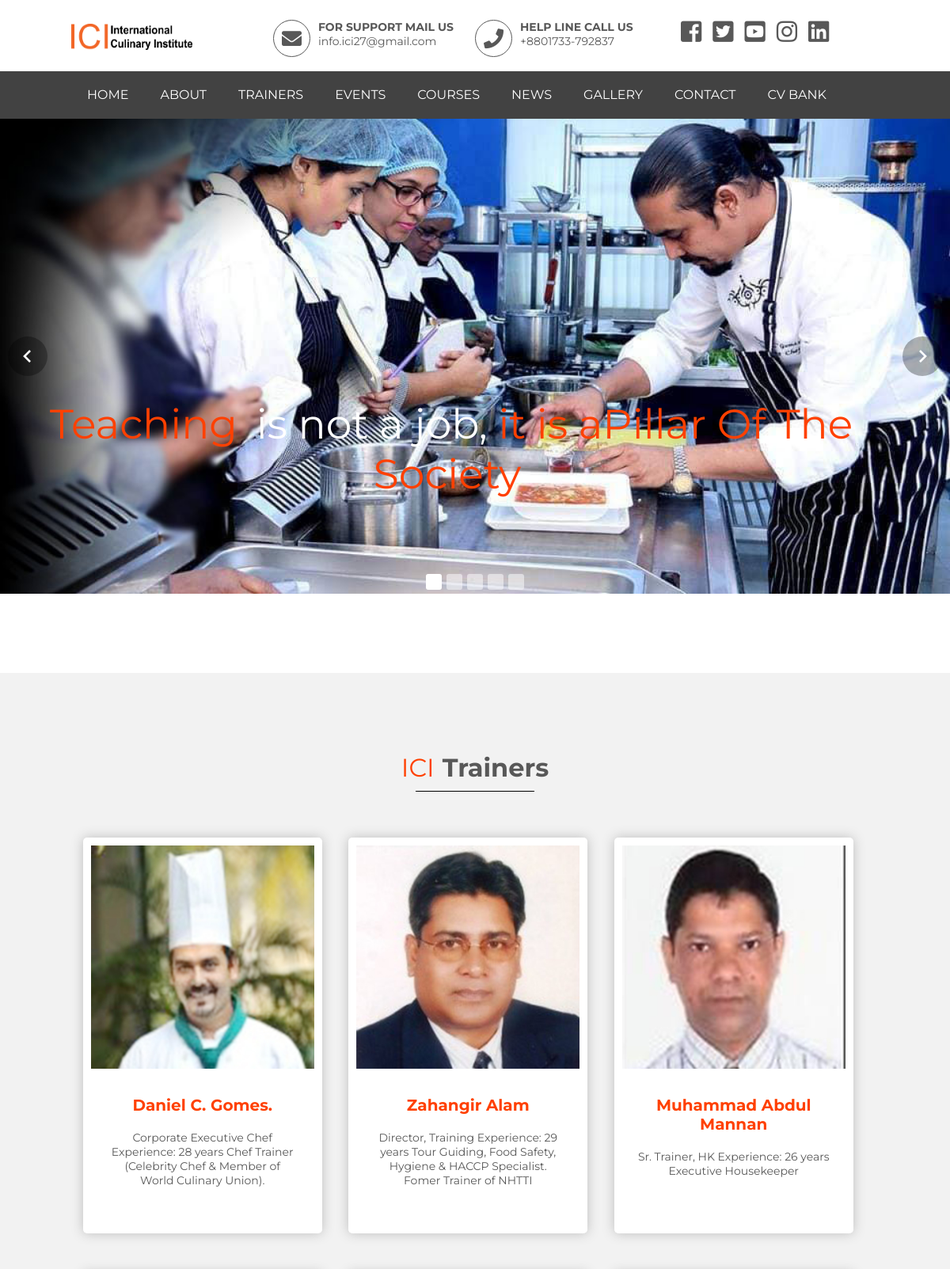
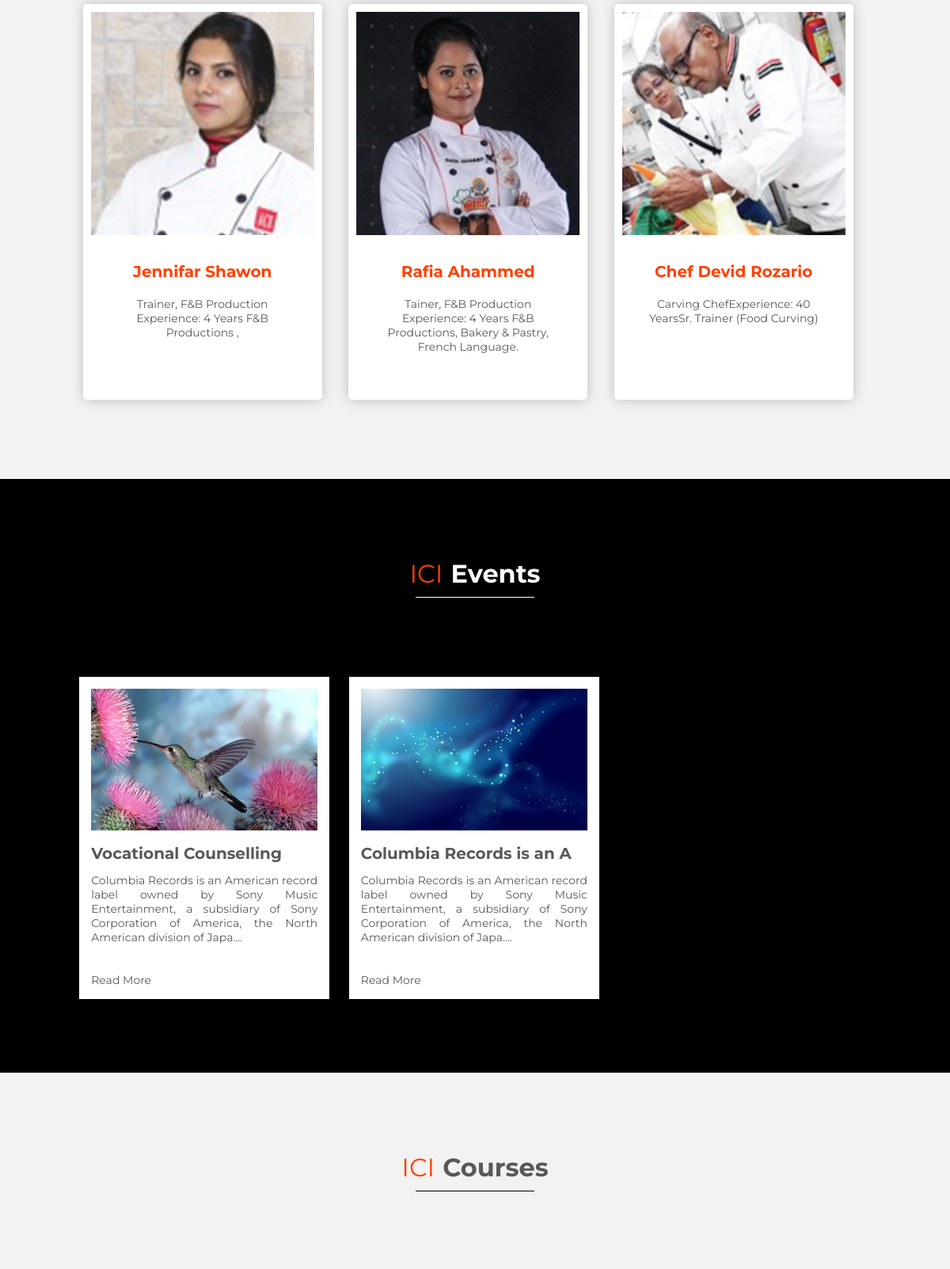
The page / (upper part) on the database its author committed (2 pictures, top to bottom).
### tables this page shows
CREATE TABLE `gallery` (
  `imgid` int(11) NOT NULL,
  `imtitle` varchar(300) NOT NULL,
  `img` varchar(300) NOT NULL,
  `slider` int(10) NOT NULL
);

CREATE TABLE `trainers` (
  `trainersid` int(11) NOT NULL,
  `name` varchar(300) NOT NULL,
  `detalis` varchar(1000) NOT NULL,
  `timg` varchar(300) NOT NULL,
  `Email` varchar(300) NOT NULL,
  `Phone` varchar(300) NOT NULL
);

CREATE TABLE `events` (
  `evenid` int(11) NOT NULL,
  `eventitle` varchar(300) NOT NULL,
  `from_date` datetime NOT NULL,
  `to_date` datetime NOT NULL,
  `evenimg` varchar(255) NOT NULL,
  `ditails` varchar(1000) NOT NULL
);

### index.php (called while the page is built, shortened)
<?php
include 'inc/header.php';
include 'inc/slider.php';
include 'inc/trainer.php';
include 'inc/event.php';
include 'inc/courses.php';
include 'inc/footer.php';
?>

### conf/class.php (called while the page is built, shortened)
<?php
	class icibd{
		public function slider(){
			global $conn ;
			$query = $conn->prepare("SELECT * FROM 	gallery WHERE slider='1' ");
			$query-> execute();
			return $query->fetchAll ();
		}
		public function trainers(){
			global $conn ;
			$query = $conn->prepare("SELECT * FROM 	trainers ");
			$query-> execute();
			return $query->fetchAll ();
		}
		public function icievents(){
			global $conn ;
			$query = $conn->prepare("SELECT * FROM 	events ");
			$query-> execute();
			return $query->fetchAll ();
		}
} ?>

### inc/trainer.php (the view)
<div class="ovjectivetraner">
		<div class="ovjective">
		<div class="headingtitle"><h1><span>ICI</span>Trainers</h1><hr></div>
		<?php
			$icitrainer = new icibd;
			$trainers = $icitrainer->trainers();
			foreach ($trainers as $icitrainer) {?>
			<div id="Trainers" class="Trainerholder">
				<div class="Trainer">
					<img src="img/trainar/<?php echo $icitrainer['timg']; ?>" alt="" >
					<h1><?php echo $icitrainer['name']; ?></h1>
					<h5><?php echo $icitrainer['detalis']; ?></h5>
				</div>
			</div>
		<?php } ?>
	</div>
</div>

### inc/header.php (shortened to what this page needs)
<?php
	include 'conf/conn.php';
	include 'conf/class.php';
?>
<!DOCTYPE html>
<html>
<head>
	<link rel="stylesheet" type="text/css" href="css/main.css">
	<link rel="stylesheet" type="text/css" href="css/bootstrap.css">
	<link rel="stylesheet" href="https://use.fontawesome.com/releases/v5.5.0/css/all.css">
	<link rel="stylesheet" href="css/my-slider.css"/>
</head>
<body>
	<div id="Home" class="headeinfo">
			<div class="logo"><img src="img/logo/logo.png" alt="ici logo" ></div>
		<div class="callmail">
			<i class="fas fa-envelope"></i>
			<h1> for Support mail Us</h1><br>
			<p>info.ici27@gmail.com</p>
		</div>
		<div class="callmail">
			<i class="fas fa-phone"></i>
			<h1> Help Line call Us</h1><br>
			<p>+8801733-792837</p>
		</div>
		<div class="social">
			<ul>
				<li><a href="https://www.facebook.com/ICI.InternationalCulinaryInstitute/" target="_blank"><i class="fab fa-facebook-square"></i></a></li>
				<li><a href="https://twitter.com/CulinaryIci"target="null" ><i class="fab fa-twitter-square"></i></a></li>
				<li><a href="https://www.youtube.com/channel/UCfv5U5pmg44UJtAZ7cXXF2A" target="_blank"><i class="fab fa-youtube-square"></i></a></li>
				<li><a href="https://www.instagram.com/ici_culinary_institute/" target="_blank"><i class="fab fa-instagram"></i></a></li>
				<li><a href="https://www.linkedin.com/in/ici-international-culinary-institute-059163177/" target="_blank"><i class="fab fa-linkedin"></i></a></li>
			</ul>
		</div>
	</div>
	<div id="mnav" class="main_manu">
		<ul>
			<li><a href="index.php#Home">Home</a></li>
			<li><a href="/ici/#Events">About</a></li>
			<li><a href="#Trainers">Trainers</a></li>
			<li><a href="#Events">Events</a></li>
			<li><a href="#Courses">Courses</a></li>
			<li><a href="#News">News</a></li>
			<li><a href="#gallery">Gallery</a></li>
			<li><a href="#Contact">Contact</a></li>
			<li><a href="">CV Bank</a></li>
		</ul>
	</div>

### inc/slider.php
<div class="slider">
	<div class="ism-slider" data-play_type="loop" data-interval="3000" id="ici">
	  <ol>
  	<?php
		$icislider = new icibd;
		$sliders = $icislider->slider();
		foreach ($sliders as $icislider) {?>
	    <li>
		    <img src="img/gallery/<?php echo $icislider['img']; ?>">
		    <div class="caption"><?php echo $icislider['imtitle']; ?></div>
	    </li>
	<?php } ?>
	  </ol>
	</div>
</div>

### inc/event.php (shortened to what this page needs)
<div id="Events" class="eventnewes">
	<div class="headingtitle">
			<h1 style="color: #fff;" ><span>ICI</span>Events</h1><hr style="background-color: #fff;" >
		</div>
	<div class="evnewscontent">
	<?php
		$icievent = new icibd;
		$event = $icievent->icievents();
		foreach ($event as $icievent) {?>
		<div class="evnewsholder">
			<div class="evnews">
				<img src="img/blog/<?php echo $icievent['evenimg']; ?>">
				<h1><?php echo $icievent['eventitle']; ?></h1>
				<p><?php echo substr($icievent['ditails'],0,160); ?>....<br><br><br><a href="icievent.php?<?php echo substr($icievent['ditails'],0,200); ?>&id=<?php echo $icievent['evenid']; ?>">Read More</a></p>
			</div>
		</div>
	<?php } ?>
	</div>
</div>

### inc/courses.php (shortened to what this page needs)
<div id="Courses" class="Courses">
	<div class="headingtitle">
		<h1><span>ICI</span>Courses</h1><hr>
	</div>
</div>

### inc/footer.php (shortened to what this page needs)
</body>
</html>

### css/main.css (style rules this page uses)
body { margin: 0;padding: 0; }
h1,h2,h3,h4,h5,h6,b,p,a,i { margin: 0; padding: 0; text-decoration: none; color: #585858; font-family: 'Montserrat', sans-serif; }
li { list-style: none;margin: 0; }
ul { margin: 0;padding: 0; }
.headingtitle h1 { text-align: center; padding-top: 100px; clear: both; }
.headingtitle hr { width: 150px; height: 1px; margin-top: 10px; border:0px; background-color: #000; }
span { color: #FF4000; font-weight: normal; padding-right: 10px; }
.headeinfo { width:85%; height:90px; margin: 0px auto; transition:0.5s; }
.logo { width: 25%; float: left; }
.logo img { width: 60%; padding-top: 30px; }
.callmail { width: 25%; float: left; padding-top: 25px; }
.callmail i { font-size:25px; float: left; border: 1px solid #585858; padding:10px; border-radius: 100%; }
.callmail h1 { font-size: 14px; float: left; padding-left: 10px; text-transform: uppercase; }
.callmail p { font-size: 14px; float: left; padding-left: 10px; }
.social { width: 25%; float: right; padding-top: 22px; }
.social ul { margin: 0; padding: 0; }
.social ul li { display: inline; }
.social ul li a { padding: 5px; font-size: 30px; text-align: right; }
.main_manu { width: 100%; height: auto; margin: 0px auto; transition: 0.4s; background-color: #424242; z-index: 999; transition: 1s; }
.main_manu ul { width: 85%; height: 60px; margin: 0px auto; }
.main_manu ul li a { float: left; padding:20px 20px; color: #fff; font-size:16px; text-transform: uppercase; }
.slider { width: 100%; height: auto; overflow: hidden; background-color: #000; }
.slider img { width: 100%; }
.ovjectivetraner { width: 100%; padding-bottom: 100px; background-color: #F2F2F2; }
.ovjective { width: 85%; margin: 0px auto; margin-top: 100px; }
.Trainerholder { width: 32.5%; height: auto; display: inline-grid; margin-top: 50px; }
.Trainer { text-align: center; width:85%; height:480px; margin: 0px auto; padding: 10px; background-color: #fff; border-radius: 5px; box-shadow: 0px 0px 15px #BDBDBD; }
.Trainer img { width: 100%; }
.Trainer h1 { font-size: 20px; color: #FF4000; padding: 0px; padding-top: 30px; }
.Trainer h5 { font-weight: normal; font-size: 14px; padding: 20px; }
.eventnewes { width: 100%; background-color: #000; }
.evnewscontent { width: 85%; height: auto; margin: 0px auto; margin-top: 100px; padding-bottom: 100px; }
.evnewsholder { width: 33%; height: 400px; display: inline-grid; }
.evnews { width: 85%; margin: 0px auto; padding: 15px; background-color: #fff; }
.evnews h1 { font-size: 20px; line-height: 50px; }
.evnews img { width: 100%; }
.evnews p { font-size: 14px; text-align: justify; }
.Courses { width: 100%; background-color: #F2F2F2; }
.Courses h1,.Courses h4, .Courses p { text-align: center; }

### css/my-slider.css (style rules this page uses)
.ism-slider { overflow: hidden; position: relative; padding: 0 !important; -webkit-user-select: none; -khtml-user-select: none; -moz-user-select: none; -ms-user-select: none; user-select: none; cursor: default; z-index: 2; background-color: rgba(0, 0, 0, 0.1); -webkit-animation: ism-fadein 3s; -webkit-background-clip: padding-box; -moz-background-clip: padding; background-clip: padding-box; }
.ism-slider .ism-slides { list-style: none; position: absolute; height: 100%; top: 0; padding: 0 !important; margin-top: 0; margin-bottom: 0; z-index: 1; }
.ism-slider li.ism-slide { height: 100%; overflow: hidden; position: absolute; display: block; top: 0; bottom: 0; margin: 0 !important; padding: 0 !important; background-color: #d5d5d5; text-align: center; }
.ism-slider .ism-img { display: block; border: none; position: absolute; pointer-events: none; }
#ici { width: 100%; border-radius: 0; }
#ici:before { content: ''; display: block; padding-top: 50%; }
#ici .ism-slide-0 .ism-img { width: 100%; top: 50%; -webkit-transform: translateY(-50%); -moz-transform: translateY(-50%); -ms-transform: translateY(-50%); transform: translateY(-50%); }
.caption { font-size: 3.25em; font-family: sans-serif; position: absolute; bottom: 20%; right: 5%; border-radius: 4px; border: none; color: #fff; font-family: 'Montserrat', sans-serif; }

### rows shown on the page
gallery: img (picture), imtitle "Teaching is not a job, it is aPillar Of The Society"
trainers: shows a picture, name "Daniel C. Gomes.", detalis "Corporate Executive Chef Experience: 28 years Chef Trainer (Celebrity Chef & Member of World Culinary Union)."
trainers: shows a picture, name "Zahangir Alam", detalis "Director, Training Experience: 29 years Tour Guiding, Food Safety, Hygiene & HACCP Specialist. Fomer Trainer of NHTTI"
trainers: shows a picture, name "Muhammad Abdul Mannan", detalis "Sr. Trainer, HK Experience: 26 years Executive Housekeeper"
trainers: shows a picture, name "Jennifar Shawon", detalis "Trainer, F&B Production Experience: 4 Years F&B Productions ,"
trainers: shows a picture, name "Rafia Ahammed", detalis "Tainer, F&B Production Experience: 4 Years F&B Productions, Bakery & Pastry, French Language."
trainers: shows a picture, name "Chef Devid Rozario", detalis "Carving ChefExperience: 40 YearsSr. Trainer (Food Curving)"
events: evenimg (picture), eventitle "Vocational Counselling", ditails "Columbia Records is an American record label owned by Sony Music Entertainment, a subsidiary of Sony Corporation of America, the North American division of Japa"
events: evenimg (picture), eventitle "Columbia Records is an A", ditails "Columbia Records is an American record label owned by Sony Music Entertainment, a subsidiary of Sony Corporation of America, the North American division of Japa"
